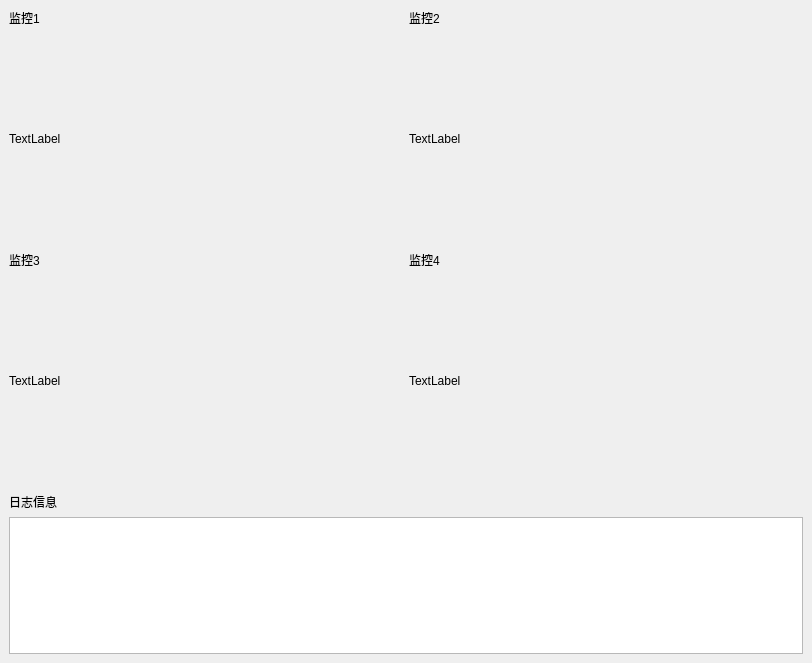
<?xml version="1.0" encoding="UTF-8"?>
<ui version="4.0">
 <class>MainWindow</class>
 <widget class="QMainWindow" name="MainWindow">
  <property name="geometry">
   <rect>
    <x>0</x>
    <y>0</y>
    <width>812</width>
    <height>663</height>
   </rect>
  </property>
  <property name="sizePolicy">
   <sizepolicy hsizetype="Ignored" vsizetype="Ignored">
    <horstretch>0</horstretch>
    <verstretch>0</verstretch>
   </sizepolicy>
  </property>
  <property name="windowTitle">
   <string notr="true">图片显示</string>
  </property>
  <property name="autoFillBackground">
   <bool>false</bool>
  </property>
  <property name="windowFilePath">
   <string notr="true"/>
  </property>
  <widget class="QWidget" name="centralwidget">
   <layout class="QVBoxLayout" name="verticalLayout_2">
    <item>
     <layout class="QVBoxLayout" name="verticalLayout" stretch="7,0,2">
      <item>
       <layout class="QGridLayout" name="gridLayout" rowstretch="0,1,0,1" rowminimumheight="0,1,0,1">
        <property name="sizeConstraint">
         <enum>QLayout::SetNoConstraint</enum>
        </property>
        <property name="bottomMargin">
         <number>0</number>
        </property>
        <property name="horizontalSpacing">
         <number>-1</number>
        </property>
        <item row="0" column="0">
         <widget class="QLabel" name="label1_title">
          <property name="text">
           <string notr="true">监控1</string>
          </property>
         </widget>
        </item>
        <item row="0" column="1">
         <widget class="QLabel" name="label2_title">
          <property name="text">
           <string notr="true">监控2</string>
          </property>
         </widget>
        </item>
        <item row="2" column="0">
         <widget class="QLabel" name="label3_title">
          <property name="text">
           <string notr="true">监控3</string>
          </property>
         </widget>
        </item>
        <item row="2" column="1">
         <widget class="QLabel" name="label4_title">
          <property name="text">
           <string notr="true">监控4</string>
          </property>
         </widget>
        </item>
        <item row="3" column="0">
         <widget class="QLabel" name="label3">
          <property name="sizePolicy">
           <sizepolicy hsizetype="Ignored" vsizetype="Ignored">
            <horstretch>0</horstretch>
            <verstretch>0</verstretch>
           </sizepolicy>
          </property>
          <property name="maximumSize">
           <size>
            <width>1920</width>
            <height>1080</height>
           </size>
          </property>
          <property name="text">
           <string notr="true">TextLabel</string>
          </property>
         </widget>
        </item>
        <item row="3" column="1">
         <widget class="QLabel" name="label4">
          <property name="sizePolicy">
           <sizepolicy hsizetype="Ignored" vsizetype="Ignored">
            <horstretch>0</horstretch>
            <verstretch>0</verstretch>
           </sizepolicy>
          </property>
          <property name="maximumSize">
           <size>
            <width>1920</width>
            <height>1080</height>
           </size>
          </property>
          <property name="text">
           <string notr="true">TextLabel</string>
          </property>
         </widget>
        </item>
        <item row="1" column="0">
         <widget class="QLabel" name="label1">
          <property name="sizePolicy">
           <sizepolicy hsizetype="Ignored" vsizetype="Ignored">
            <horstretch>0</horstretch>
            <verstretch>0</verstretch>
           </sizepolicy>
          </property>
          <property name="maximumSize">
           <size>
            <width>1920</width>
            <height>1080</height>
           </size>
          </property>
          <property name="text">
           <string>TextLabel</string>
          </property>
          <property name="scaledContents">
           <bool>false</bool>
          </property>
         </widget>
        </item>
        <item row="1" column="1">
         <widget class="QLabel" name="label2">
          <property name="sizePolicy">
           <sizepolicy hsizetype="Ignored" vsizetype="Ignored">
            <horstretch>0</horstretch>
            <verstretch>0</verstretch>
           </sizepolicy>
          </property>
          <property name="maximumSize">
           <size>
            <width>1920</width>
            <height>1080</height>
           </size>
          </property>
          <property name="text">
           <string>TextLabel</string>
          </property>
         </widget>
        </item>
       </layout>
      </item>
      <item>
       <widget class="QLabel" name="label">
        <property name="sizePolicy">
         <sizepolicy hsizetype="Minimum" vsizetype="Minimum">
          <horstretch>0</horstretch>
          <verstretch>0</verstretch>
         </sizepolicy>
        </property>
        <property name="text">
         <string notr="true">日志信息</string>
        </property>
       </widget>
      </item>
      <item>
       <widget class="QTextBrowser" name="textBrowser">
        <property name="sizePolicy">
         <sizepolicy hsizetype="Preferred" vsizetype="Preferred">
          <horstretch>0</horstretch>
          <verstretch>0</verstretch>
         </sizepolicy>
        </property>
       </widget>
      </item>
     </layout>
    </item>
   </layout>
  </widget>
 </widget>
 <resources/>
 <connections/>
</ui>
